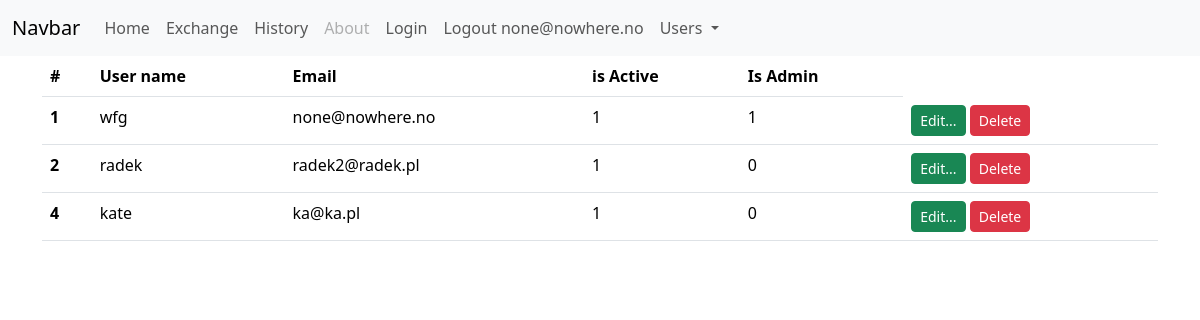
The app's page /users (signed in) with its own data.
### tables this page shows
CREATE TABLE users(
    id integer primary key autoincrement,
    name varchar(100) not null unique,
    email varchar(100) not null unique,
    password text,
    is_active boolean not null default 0,
    is_admin boolean not null default 0
    );

### app.py (the view)
@app.route('/users')
def users():
    if not 'user' in session:
        return redirect(url_for('login'))
    db = get_db()
    sql_command = 'select id, name, email,is_admin,is_active from users;'
    cur = db.execute(sql_command)
    users = cur.fetchall()
    return render_template('users.html', active_menu='users', users=users)

### app.py (called while the page is built)
def get_db():
    if not hasattr(g, 'sqlite_db'):
        conn = sqlite3.connect(app_info['db_file'])
        conn.row_factory = sqlite3.Row
        g.sqlite_db = conn
    return g.sqlite_db

### templates/users.html (shortened to what this page needs)
{% extends "base.html" %}
{% block content %}
<div class="container">
    <table class="table">
        <thead>
        <tr>
            <th scope="col">#</th>
            <th scope="col">User name</th>
            <th scope="col">Email</th>
            <th scope="col">is Active</th>
            <th scope="col">Is Admin</th>
        </tr>
        </thead>
        <tbody>
            {% for user in users %}
        <tr>
            <th scope="row">{{ user.id }}</th>
            <td>{{ user.name }}</td>
            <td>{{ user.email }}</td>
            <td>{{ user.is_active }}</td>
            <td>{{ user.is_admin }}</td>
            <td>
                <a href="{{ url_for('edit_user', user_name=user.name) }}"
                   class="btn btn-success btn-sm" role="button">Edit...</a>
                <a type="button" class="btn btn-danger btn-sm delete-confirm"
                        data-bs-toggle="modal"  data-bs-target="#confirmDeleteModal"
                        data-desc="{{ 'Delete user '.format(user.name) }}"
                        data-url="{{ url_for('delete_user', user_name=user.name) }}">
                    Delete
                </a>
            </td>
        </tr>
        {% endfor %}
        </tbody>
    </table>
</div>
{% endblock %}

### templates/menu.html (shortened to what this page needs)
<nav class="navbar navbar-expand-lg bg-body-tertiary">
  <div class="container-fluid">
    <a class="navbar-brand" href="#">Navbar</a>
    <div class="collapse navbar-collapse" id="navbarNav">
      <ul class="navbar-nav">
        <li class="nav-item">
          <a class="nav-link {{'active' if active_menu=='home' }}" aria-current="page" href="{{ url_for('index') }}">Home</a>
        </li>
        <li class="nav-item">
          <a class="nav-link {{'active' if active_menu=='exchange' }}" href="{{ url_for('exchange') }}">Exchange</a>
        </li>
        <li class="nav-item">
          <a class="nav-link {{'active' if active_menu=='history' }}" href="{{ url_for('history') }}">History</a>
        </li>
        <li class="nav-item">
          <a class="nav-link disabled" aria-disabled="true">About</a>
        </li>
        <li class="nav-item">
          <a class="nav-link {{'active' if active_menu=='login' }}" href="{{ url_for('login') }}">Login</a>
        </li>
        <li class="nav-item">
          <a class="nav-link {{'active' if active_menu=='login' }}" href="{{ url_for('logout') }}">
            Logout {{ session['user'] if 'user' in session }}</a>
        </li>
        <li class="nav-item dropdown">
          <a class="nav-link dropdown-toggle" href="#" id="navbarDropdown" role="Button"
             data-bs-toggle="dropdown" aria-expanded="false">
            Users
          </a>
        </li>
      </ul>
    </div>
  </div>
</nav>

### records on screen
users: email "none@nowhere.no", id "1", name "wfg", is_active "1", is_admin "1"
users: id "2", name "radek", email "radek2@radek.pl", is_active "1", is_admin "0"
users: id "4", name "kate", email "ka@ka.pl", is_active "1", is_admin "0"
